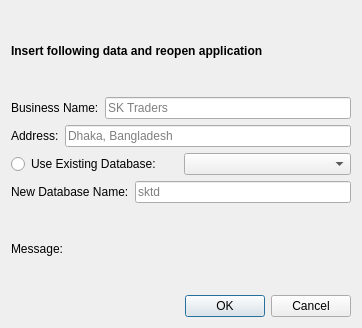
<?xml version="1.0" encoding="UTF-8"?>
<ui version="4.0">
 <class>Dialog</class>
 <widget class="QDialog" name="Dialog">
  <property name="geometry">
   <rect>
    <x>0</x>
    <y>0</y>
    <width>362</width>
    <height>328</height>
   </rect>
  </property>
  <property name="windowTitle">
   <string>Dialog</string>
  </property>
  <layout class="QVBoxLayout" name="verticalLayout">
   <item>
    <widget class="QLabel" name="label">
     <property name="font">
      <font>
       <weight>75</weight>
       <bold>true</bold>
      </font>
     </property>
     <property name="text">
      <string>Insert following data and reopen application</string>
     </property>
    </widget>
   </item>
   <item>
    <layout class="QHBoxLayout" name="horizontalLayout">
     <item>
      <widget class="QLabel" name="label_business_name">
       <property name="text">
        <string>Business Name:</string>
       </property>
      </widget>
     </item>
     <item>
      <widget class="QLineEdit" name="ld_business_name">
       <property name="placeholderText">
        <string>SK Traders</string>
       </property>
      </widget>
     </item>
    </layout>
   </item>
   <item>
    <layout class="QHBoxLayout" name="horizontalLayout_2">
     <item>
      <widget class="QLabel" name="label_address">
       <property name="text">
        <string>Address:</string>
       </property>
      </widget>
     </item>
     <item>
      <widget class="QLineEdit" name="ld_business_address">
       <property name="placeholderText">
        <string>Dhaka, Bangladesh</string>
       </property>
      </widget>
     </item>
    </layout>
   </item>
   <item>
    <layout class="QHBoxLayout" name="horizontalLayout_4">
     <item>
      <widget class="QRadioButton" name="rb_use_existing_database">
       <property name="text">
        <string>Use Existing Database:</string>
       </property>
      </widget>
     </item>
     <item>
      <widget class="QComboBox" name="combo_databases"/>
     </item>
    </layout>
   </item>
   <item>
    <layout class="QHBoxLayout" name="horizontalLayout_3">
     <item>
      <widget class="QLabel" name="label_dbname">
       <property name="text">
        <string>New Database Name:</string>
       </property>
      </widget>
     </item>
     <item>
      <widget class="QLineEdit" name="ld_dbname">
       <property name="placeholderText">
        <string>sktd</string>
       </property>
      </widget>
     </item>
    </layout>
   </item>
   <item>
    <widget class="QLabel" name="label_msg">
     <property name="text">
      <string>Message:</string>
     </property>
    </widget>
   </item>
   <item>
    <widget class="QDialogButtonBox" name="buttonBox">
     <property name="orientation">
      <enum>Qt::Horizontal</enum>
     </property>
     <property name="standardButtons">
      <set>QDialogButtonBox::Cancel|QDialogButtonBox::Ok</set>
     </property>
    </widget>
   </item>
  </layout>
 </widget>
 <resources/>
 <connections>
  <connection>
   <sender>buttonBox</sender>
   <signal>accepted()</signal>
   <receiver>Dialog</receiver>
   <slot>accept()</slot>
   <hints>
    <hint type="sourcelabel">
     <x>248</x>
     <y>254</y>
    </hint>
    <hint type="destinationlabel">
     <x>157</x>
     <y>274</y>
    </hint>
   </hints>
  </connection>
  <connection>
   <sender>buttonBox</sender>
   <signal>rejected()</signal>
   <receiver>Dialog</receiver>
   <slot>reject()</slot>
   <hints>
    <hint type="sourcelabel">
     <x>316</x>
     <y>260</y>
    </hint>
    <hint type="destinationlabel">
     <x>286</x>
     <y>274</y>
    </hint>
   </hints>
  </connection>
 </connections>
</ui>
